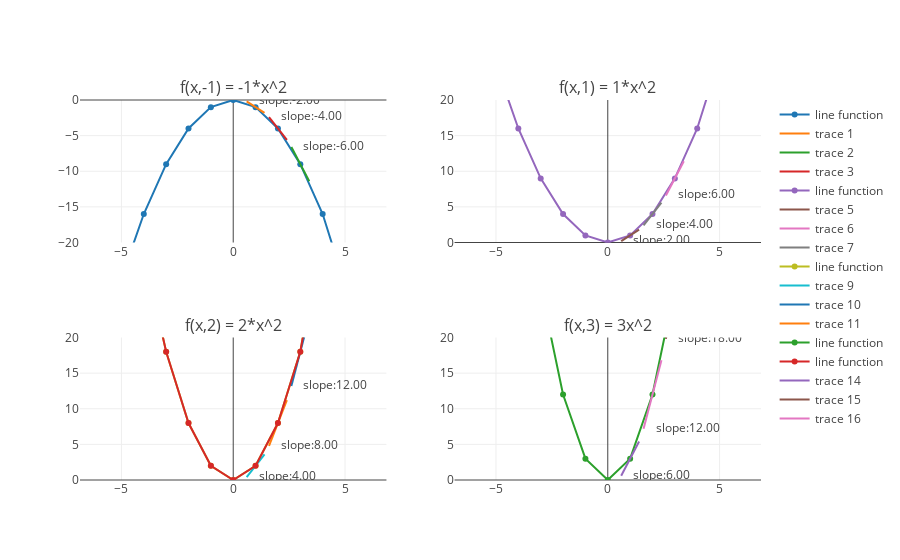

The notebook cell saved with this chart:
### Code cell
from plotly import tools
from plotly.offline import iplot, init_notebook_mode
from graph import line_function_data, line_function_trace, line_function_data, plot
init_notebook_mode(connected=True)

def y_equals_neg_one(x):
    return (-1*(x**2))

def y_equals_one(x):
    return 1*(x**2)

def y_equals_two(x):
    return 2*(x**2)

def y_equals_three(x):
    return 3*(x**2)
x_range = list(range(-6, 7))

neg_one_trace = line_function_trace(y_equals_neg_one, x_range)
one_trace = line_function_trace(y_equals_one, x_range)
two_trace = line_function_trace(y_equals_two, x_range)
three_trace = line_function_trace(y_equals_three, x_range)


neg_one_tangent_at_one = build_tangent_line(y_equals_neg_one, 1, .4, .001)
neg_one_tangent_at_three = build_tangent_line(y_equals_neg_one, 3, .4, .001)
neg_one_tangent_at_two = build_tangent_line(y_equals_neg_one, 2, .4, .001)

two_tangent_at_one = build_tangent_line(y_equals_two, 1, .4, .001)
two_tangent_at_three = build_tangent_line(y_equals_two, 3, .4, .001)
two_tangent_at_two = build_tangent_line(y_equals_two, 2, .4, .001)

one_tangent_at_one = build_tangent_line(y_equals_one, 1, .4, .001)
one_tangent_at_three = build_tangent_line(y_equals_one, 3, .4, .001)
one_tangent_at_two = build_tangent_line(y_equals_one, 2, .4, .001)

three_tangent_at_one = build_tangent_line(y_equals_three, 1, .4, .001)
three_tangent_at_three = build_tangent_line(y_equals_three, 3, .4, .001)
three_tangent_at_two = build_tangent_line(y_equals_three, 2, .4, .001)

fig = tools.make_subplots(rows=2, cols=2, subplot_titles=("f(x,-1) = -1*x^2", "f(x,1) = 1*x^2", "f(x,2) = 2*x^2", "f(x,3) = 3x^2"))

fig.append_trace(neg_one_trace, 1, 1)
fig.append_trace(neg_one_tangent_at_one, 1, 1)
fig.append_trace(neg_one_tangent_at_three, 1, 1)
fig.append_trace(neg_one_tangent_at_two, 1, 1)


fig.append_trace(one_trace, 1, 2)
fig.append_trace(one_tangent_at_one, 1, 2)
fig.append_trace(one_tangent_at_three, 1, 2)
fig.append_trace(one_tangent_at_two, 1, 2)

fig.append_trace(two_trace, 2, 1)
fig.append_trace(two_tangent_at_one, 2, 1)
fig.append_trace(two_tangent_at_three, 2, 1)
fig.append_trace(two_tangent_at_two, 2, 1)

fig.append_trace(three_trace, 2, 2)
fig.append_trace(two_trace, 2, 1)
fig.append_trace(three_tangent_at_one, 2, 2)
fig.append_trace(three_tangent_at_three, 2, 2)
fig.append_trace(three_tangent_at_two, 2, 2)



fig['layout']['yaxis1'].update(range=[-20, 0])
fig['layout']['yaxis2'].update(range=[0, 20])
fig['layout']['yaxis3'].update(range=[0, 20])
fig['layout']['yaxis4'].update(range=[0, 20])

plot(fig)

### Figure 1 — Plotly figure (JSON) as saved in the notebook; plotly's stock layout.template omitted (floating-point values rounded to 4 significant figures)
{"data": [{"mode": "line", "name": "line function", "type": "scatter", "x": [-6, -5, -4, -3, -2, -1, 0, 1, 2, 3, 4, 5, 6], "xaxis": "x1", "y": [-36, -25, -16, -9, -4, -1, 0, -1, -4, -9, -16, -25, -36], "yaxis": "y1"}, {"mode": "lines+text", "text": ["    slope:-2.00"], "textposition": "right", "type": "scatter", "x": [0.6, 1, 1.4], "xaxis": "x1", "y": [-0.1996, -1, -1.8], "yaxis": "y1"}, {"mode": "lines+text", "text": ["    slope:-6.00"], "textposition": "right", "type": "scatter", "x": [2.6, 3, 3.4], "xaxis": "x1", "y": [-6.6, -9, -11.4], "yaxis": "y1"}, {"mode": "lines+text", "text": ["    slope:-4.00"], "textposition": "right", "type": "scatter", "x": [1.6, 2, 2.4], "xaxis": "x1", "y": [-2.4, -4, -5.6], "yaxis": "y1"}, {"mode": "line", "name": "line function", "type": "scatter", "x": [-6, -5, -4, -3, -2, -1, 0, 1, 2, 3, 4, 5, 6], "xaxis": "x2", "y": [36, 25, 16, 9, 4, 1, 0, 1, 4, 9, 16, 25, 36], "yaxis": "y2"}, {"mode": "lines+text", "text": ["    slope:2.00"], "textposition": "right", "type": "scatter", "x": [0.6, 1, 1.4], "xaxis": "x2", "y": [0.1996, 1, 1.8], "yaxis": "y2"}, {"mode": "lines+text", "text": ["    slope:6.00"], "textposition": "right", "type": "scatter", "x": [2.6, 3, 3.4], "xaxis": "x2", "y": [6.6, 9, 11.4], "yaxis": "y2"}, {"mode": "lines+text", "text": ["    slope:4.00"], "textposition": "right", "type": "scatter", "x": [1.6, 2, 2.4], "xaxis": "x2", "y": [2.4, 4, 5.6], "yaxis": "y2"}, {"mode": "line", "name": "line function", "type": "scatter", "x": [-6, -5, -4, -3, -2, -1, 0, 1, 2, 3, 4, 5, 6], "xaxis": "x3", "y": [72, 50, 32, 18, 8, 2, 0, 2, 8, 18, 32, 50, 72], "yaxis": "y3"}, {"mode": "lines+text", "text": ["    slope:4.00"], "textposition": "right", "type": "scatter", "x": [0.6, 1, 1.4], "xaxis": "x3", "y": [0.3992, 2, 3.601], "yaxis": "y3"}, {"mode": "lines+text", "text": ["    slope:12.00"], "textposition": "right", "type": "scatter", "x": [2.6, 3, 3.4], "xaxis": "x3", "y": [13.2, 18, 22.8], "yaxis": "y3"}, {"mode": "lines+text", "text": ["    slope:8.00"], "textposition": "right", "type": "scatter", "x": [1.6, 2, 2.4], "xaxis": "x3", "y": [4.799, 8, 11.2], "yaxis": "y3"}, {"mode": "line", "name": "line function", "type": "scatter", "x": [-6, -5, -4, -3, -2, -1, 0, 1, 2, 3, 4, 5, 6], "xaxis": "x4", "y": [108, 75, 48, 27, 12, 3, 0, 3, 12, 27, 48, 75, 108], "yaxis": "y4"}, {"mode": "line", "name": "line function", "type": "scatter", "x": [-6, -5, -4, -3, -2, -1, 0, 1, 2, 3, 4, 5, 6], "xaxis": "x3", "y": [72, 50, 32, 18, 8, 2, 0, 2, 8, 18, 32, 50, 72], "yaxis": "y3"}, {"mode": "lines+text", "text": ["    slope:6.00"], "textposition": "right", "type": "scatter", "x": [0.6, 1, 1.4], "xaxis": "x4", "y": [0.5988, 3, 5.401], "yaxis": "y4"}, {"mode": "lines+text", "text": ["    slope:18.00"], "textposition": "right", "type": "scatter", "x": [2.6, 3, 3.4], "xaxis": "x4", "y": [19.8, 27, 34.2], "yaxis": "y4"}, {"mode": "lines+text", "text": ["    slope:12.00"], "textposition": "right", "type": "scatter", "x": [1.6, 2, 2.4], "xaxis": "x4", "y": [7.199, 12, 16.8], "yaxis": "y4"}], "layout": {"annotations": [{"font": {"size": 16}, "showarrow": false, "text": "f(x,-1) = -1*x^2", "x": 0.225, "xanchor": "center", "xref": "paper", "y": 1, "yanchor": "bottom", "yref": "paper"}, {"font": {"size": 16}, "showarrow": false, "text": "f(x,1) = 1*x^2", "x": 0.775, "xanchor": "center", "xref": "paper", "y": 1, "yanchor": "bottom", "yref": "paper"}, {"font": {"size": 16}, "showarrow": false, "text": "f(x,2) = 2*x^2", "x": 0.225, "xanchor": "center", "xref": "paper", "y": 0.375, "yanchor": "bottom", "yref": "paper"}, {"font": {"size": 16}, "showarrow": false, "text": "f(x,3) = 3x^2", "x": 0.775, "xanchor": "center", "xref": "paper", "y": 0.375, "yanchor": "bottom", "yref": "paper"}], "xaxis1": {"anchor": "y1", "domain": [0, 0.45]}, "xaxis2": {"anchor": "y2", "domain": [0.55, 1]}, "xaxis3": {"anchor": "y3", "domain": [0, 0.45]}, "xaxis4": {"anchor": "y4", "domain": [0.55, 1]}, "yaxis1": {"anchor": "x1", "domain": [0.625, 1], "range": [-20, 0]}, "yaxis2": {"anchor": "x2", "domain": [0.625, 1], "range": [0, 20]}, "yaxis3": {"anchor": "x3", "domain": [0, 0.375], "range": [0, 20]}, "yaxis4": {"anchor": "x4", "domain": [0, 0.375], "range": [0, 20]}}}
